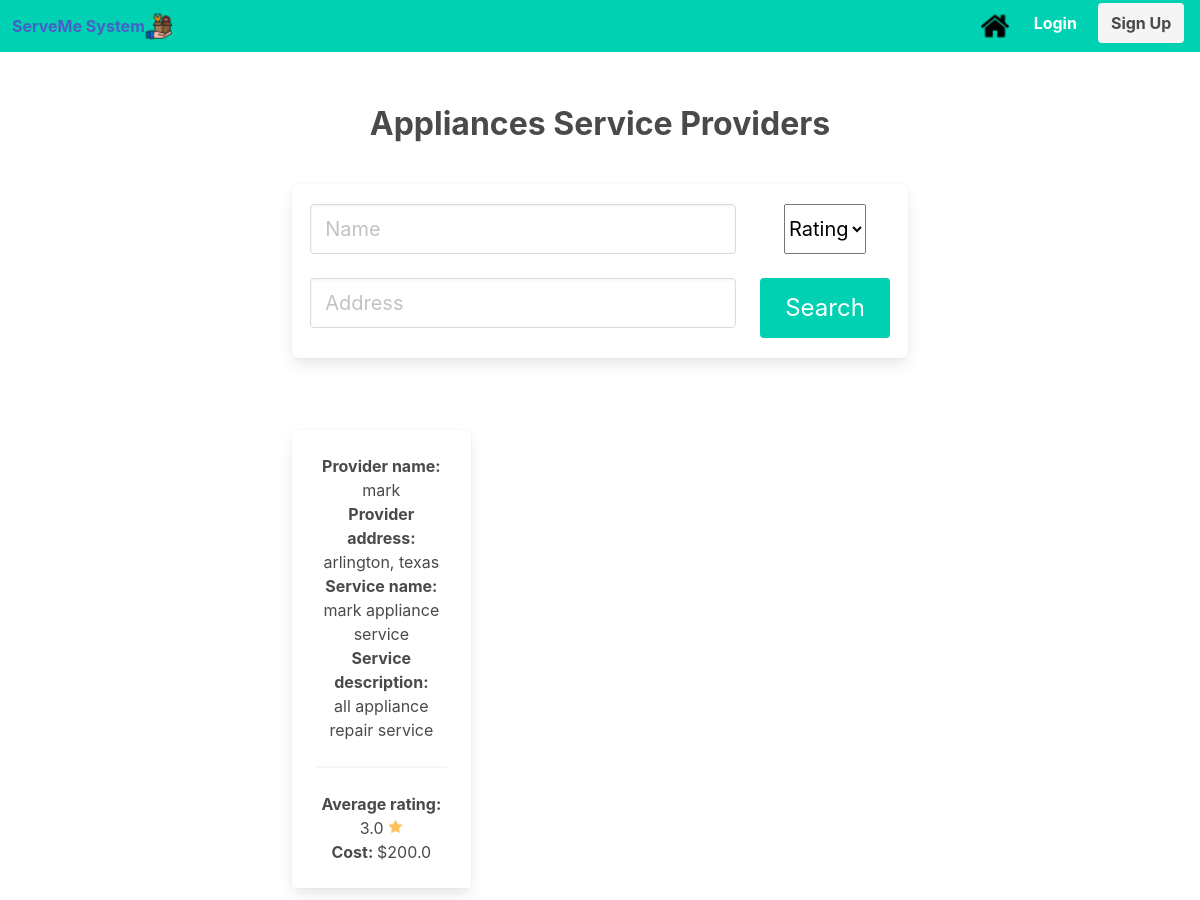
/services?service=Appliances, run on the app's committed database.
### serveme/models.py (models this page shows, shortened)
class Service (db.Model):
    provider_id     = db.Column(db.Integer, db.ForeignKey('provider.provider_id'), nullable=False)
    service_id      = db.Column(db.Integer, nullable=False, primary_key=True)
    rating_avg      = db.Column(db.Float(precision=2), nullable=False)
    service_name    = db.Column(db.String(20), nullable=False)
    cost            = db.Column(db.Float(precision=2), nullable=False)
    description     = db.Column(db.String(255), nullable=False)
    category        = db.Column(db.String(20), nullable=False)
    def __repr__(self):
        return f'{self.provider_id}-{self.service_id}-{self.rating_avg}-{self.service_name} - {self.cost} - {self.description} - {self.category} '

class Provider (db.Model):
    provider_id     = db.Column(db.Integer, primary_key=True)
    userID          = db.Column(db.Integer, db.ForeignKey('user.userID'), nullable=False)
    provider_name   = db.Column(db.String(50), nullable=False)
    rating_avg      = db.Column(db.Float)
    phone_number    = db.Column(db.String(10), nullable=False)
    address         = db.Column(db.String(25), nullable=False)
    email           = db.Column(db.String(20), nullable=False)
    ssn             = db.Column(db.String(9), nullable=False)
    services        = db.relationship('Service', backref='service_provider', lazy=True)

### serveme/serviceController.py (the view, shortened to what this page needs)
@serviceController.route('/services')
def services():
    result = "no data found"
    service= request.args.get('service');
    name = request.args.get('name')
    address = request.args.get('address')
    stars = request.args.get('stars')
    providers = None
    result = None
    providers = Provider.query.all()
    if name and not address and not stars:
        providers = Provider.query.filter(Provider.provider_name.like("%"+name+"%")).all()
    elif address and not name and not stars:
        providers = Provider.query.filter(Provider.address.like("%"+address+"%")).all()
    elif stars and not name and not address:
        providers = Provider.query.filter(Provider.rating_avg >= stars).all()
    elif name and address and not stars:
        providers1 = Provider.query.filter(Provider.provider_name.like("%"+name+"%")).all()
        providers2 = Provider.query.filter(Provider.address.like("%"+address+"%")).all()
        providers = [provider for provider in providers1 if provider in providers2]
    elif name and stars and not address:
        providers1 = Provider.query.filter(Provider.provider_name.like("%"+name+"%")).all()
        providers2 = Provider.query.filter(Provider.rating_avg >= stars).all()
        providers = [provider for provider in providers1 if provider in providers2]
    elif stars and address and not name:
        providers1 = Provider.query.filter(Provider.address.like("%"+address+"%")).all()
        providers2 = Provider.query.filter(Provider.rating_avg >= stars).all()
        providers = [provider for provider in providers1 if provider in providers2]
    if service=='Appliances':
        result = Service.query.filter_by(category="Appliances").all()
    elif service=='Electrical':
        result = Service.query.filter_by(category="Electrical").all()
    elif service=='Plumbing':
        result = Service.query.filter_by(category="Plumbing").all()
    elif service=='Cleaning':
        result = Service.query.filter_by(category="Cleaning").all()
    elif service=='Tutoring':
        result = Service.query.filter_by(category="Tutoring").all()
    elif service=='Moving':
        result = Service.query.filter_by(category="Moving").all()
    elif service=='Computer':
        result = Service.query.filter_by(category="Computer").all()
    elif service=='Painting':
        result = Service.query.filter_by(category="Painting").all()
    elif service=='Pest Control':
        result = Service.query.filter_by(category="Pest Control").all()
    return render_template('services.html', result=result, providers = providers, service = service)

### serveme/templates/services.html (shortened to what this page needs)
{% extends "base.html" %}
{% block content %}
<br>
<br>
<div class="is-size-3">
<b> {{service}} Service Providers</b>
</div>
<div class="column is-8 is-offset-2">
	<div class="box">
	    <form method="POST", action="{{url_for('searchController.searching_post', service = service)}}">
            <div class="field">
                <div class="columns is-centered">
		<div class="column is-three-quarters">
                    <input class="input is-medium" type="text" id="fname" name="name" size="20" placeholder="Name">
                    <br>
		    <br>
		    <input class="input is-medium" type="text" id="fname" name="address" size="20" placeholder="Address">
                </div>
		<div class="column">
		<select class ="select is-medium is-info" name = "stars" id="stars">
                        <option value="" disabled selected>Rating</option>
                    </select>
                    <br>
                    <br>
                    <button class="button is-large is-primary">Search</button>
            </div>
        </form>
	</div>
</div>
</div>
<br>
<br>
  <div class="container ">
    <div class="columns  is-multiline is-variable is-5">
{% for service in result %}
 {% for provider in providers %}
  {%if provider.provider_id == service.provider_id%}
  <div class="column is-3-tablet is-4-desktop">
    <a href="{{ url_for('providerController.providers', provider_id=service.provider_id ,service_id=service.service_id) }}">
        <div class="card">
            <div class="card-content">
                <b>Provider name: </b>
                {{provider.provider_name}}
                <br>
                <b>Provider address: </b>
                {{provider.address}}
                <br>
                <b>Service name: </b>
                {{service.service_name}}
                <br>
                <b>Service description: </b>
                <br>
                {{service.description}}
            <hr>
            <b>Average rating: </b>{{provider.rating_avg}}
            <img src="{{url_for('static', filename='star.png')}}" alt="placeholder" >
           <br>
            <b>Cost: </b>${{service.cost}}
            </div>
        </div>
    </a>
    </div>
    {%endif%}
    {% endfor %}
{% endfor %}
</div>
{% endblock %}

### data on the page
Service: category "Appliances", service_name "mark appliance service", description "all appliance repair service", cost "200.0"
Provider: provider_name "mark", address "arlington, texas", rating_avg "3.0"
